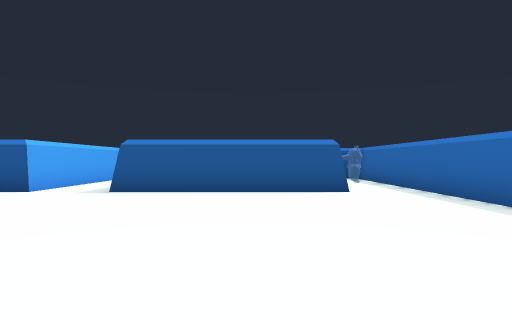
view 1 (above)

19 first-person views from a walk through a scene from a Unity 3-D project. The camera is 1.2 m above the floor, looks level and sees 75° across. The floor is counted in squares, 2 m on a side. Each view is taken from the middle of a square. On the plan, view 1 faces up. The plan holds only what a view shows up to about 10 squares ahead; the rest is blank.

view 2
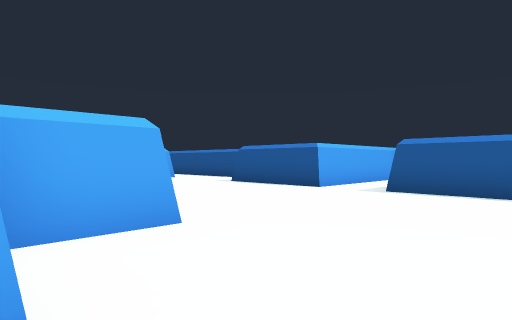

view 3
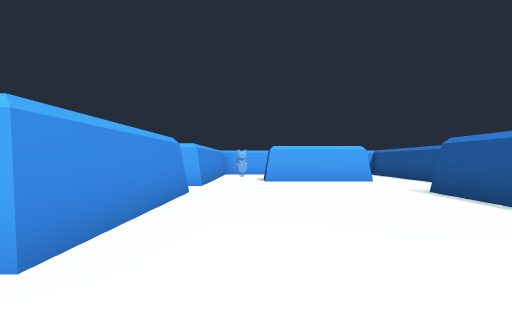

view 4
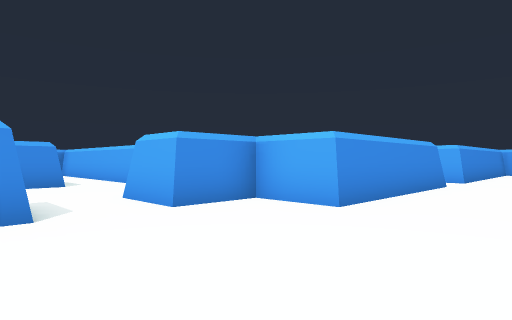

view 5
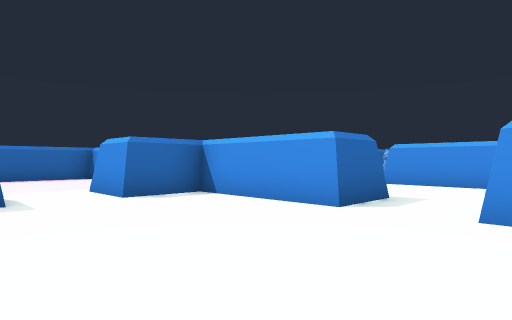

view 6
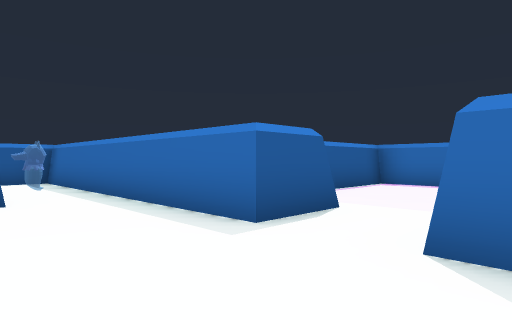

view 7
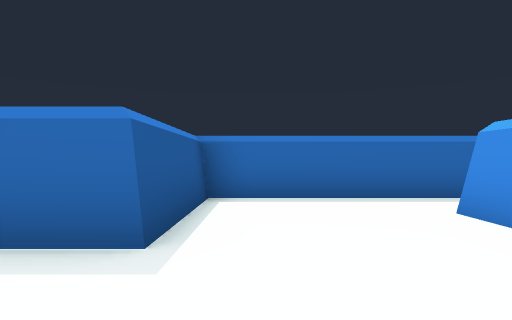

view 8
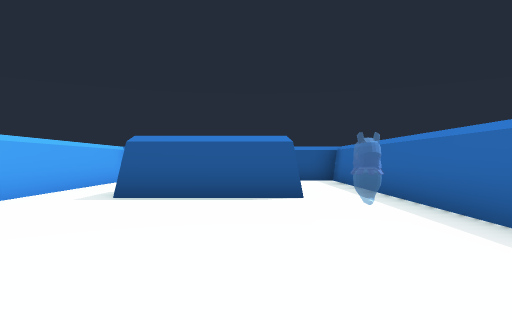

view 9
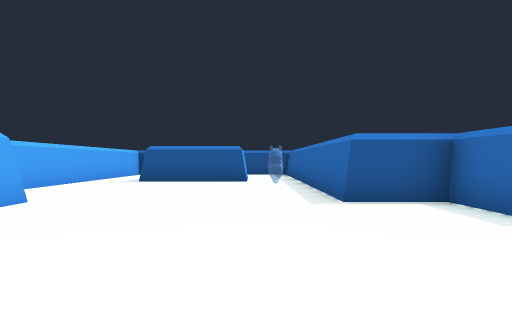

view 10
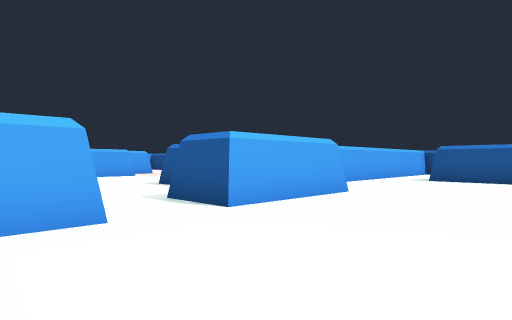

view 11
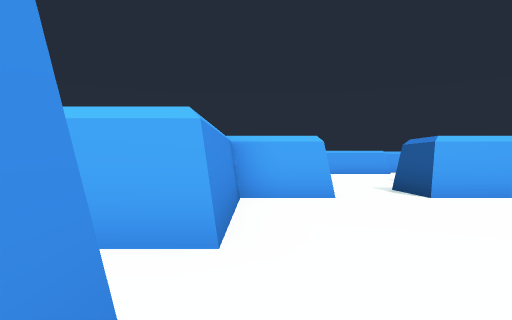

view 12
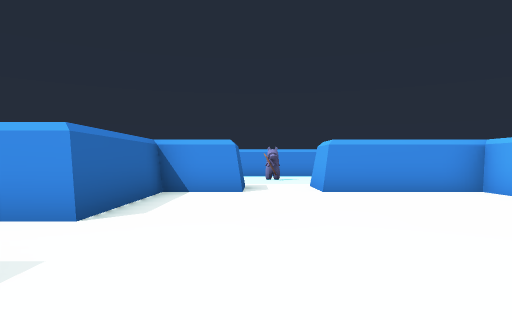

view 13
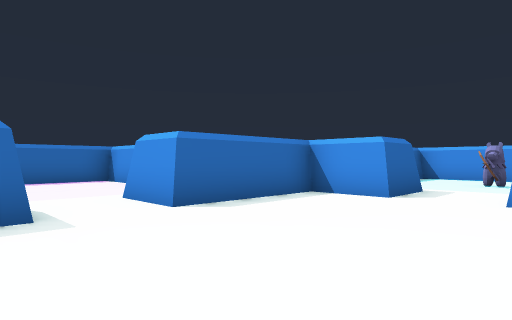

view 14
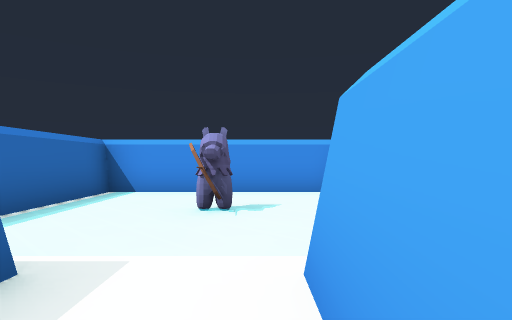

view 15
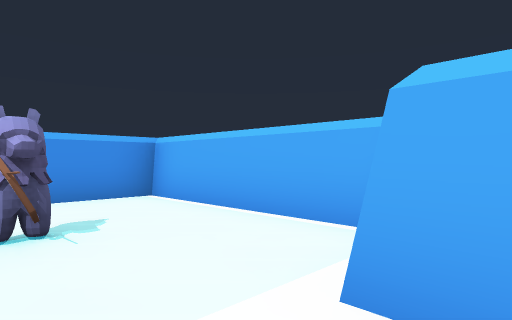

view 16
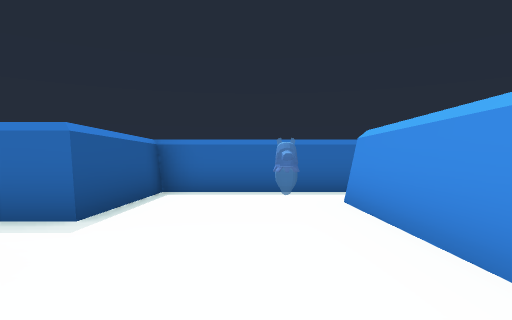

view 17
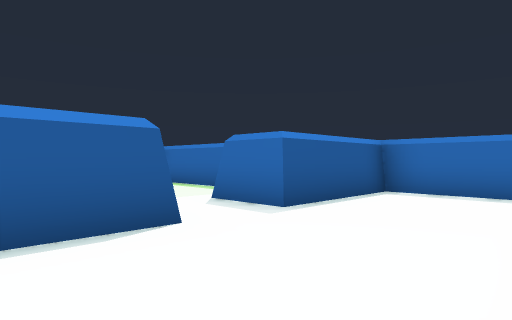

view 18
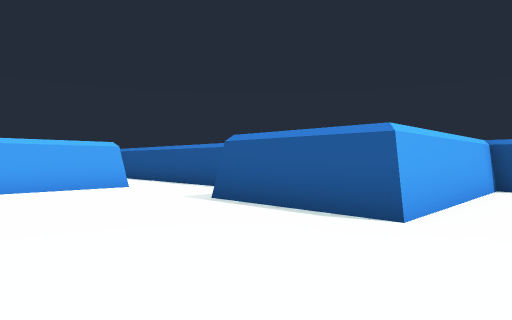

view 19
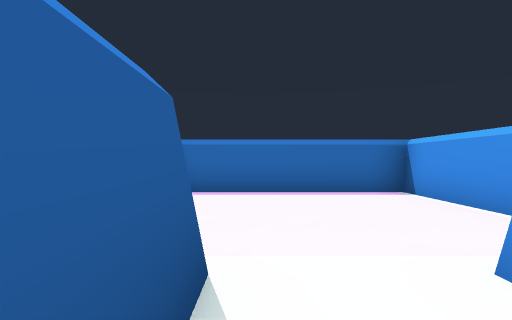

### Floor plan
Ten units are one square. View 1 is at (0, 0); x grows to the right and y downward. Boxes are objects, and circles mark ways between rooms. Rooms are numbered by the first view taken in them; rooms with no view inside come last. Other rooms are left out.
<svg viewBox="-115 -128 182 357">
<path fill="none" stroke="#000" d="M-13 44 17 44M-28 11 -28 55M-14 -2 -14 12M33 54 33 12 4 12 4 -2M-43 -63 -72 -63M-73 -17 -28 -17 -28 -2 -14 -2M4 -2 33 -2 33 -17 47 -17M18 -63 -28 -63M-89 -79 -104 -79M-103 -62 -103 -32M47 -34 33 -34 33 -66M-110 -17 -88 -17M-14 102 -14 132M49 118 49 101 33 101 33 54M-14 147 -14 163 17 163 17 177M17 57 -13 57M-28 55 -28 84M33 177 33 163 49 163 49 133 62 133M-14 -76 18 -76M-12 -108 -43 -108 -43 -63M33 -66 33 -108 4 -108 4 -123M1 182 1 224 49 224 49 195"/>
<rect x="15" y="195" width="10" height="10" fill="#bbb"><title>other object</title></rect>
<circle cx="-5" cy="5" r="3" fill="#2a7"/>
<circle cx="-20" cy="50" r="3" fill="#2a7"/>
<circle cx="25" cy="50" r="3" fill="#2a7"/>
<circle cx="-35" cy="-70" r="3" fill="#2a7"/>
<circle cx="25" cy="-70" r="3" fill="#2a7"/>
<circle cx="25" cy="170" r="3" fill="#2a7"/>
<text x="0" y="30">1</text>
<text x="-30" y="-40">2</text>
<text x="10" y="110">3</text>
<text x="-10" y="-90">4</text>
<text x="20" y="200">5</text>
</svg>
Room 1 opens to room 2. Room 1 opens to room 3. Room 2 opens to room 4. Room 3 opens to room 5.

Where each view was taken, in squares from view 1:
view 1: 0 up, 0 right, facing up
view 2: 0 up, 0 right, facing up-left
view 3: 3 up, 1 left, facing left
view 4: 4 up, 1 right, facing down-left
view 5: 4 up, 2 left, facing down-right
view 6: 1 up, 1 right, facing up-right
view 7: 2 down, 2 left, facing right
view 8: 11 down, 1 right, facing up
view 9: 15 down, 2 right, facing up
view 10: 16 down, 2 right, facing up-left
view 11: 16 down, 4 right, facing left
view 12: 10 down, 3 right, facing down
view 13: 11 down, 1 right, facing down-right
view 14: 16 down, 2 right, facing down
view 15: 17 down, 3 right, facing down-left
view 16: 9 up, 3 left, facing right
view 17: 8 up, 3 left, facing up-right
view 18: 3 up, 3 left, facing up-left
view 19: 3 up, 3 right, facing right
